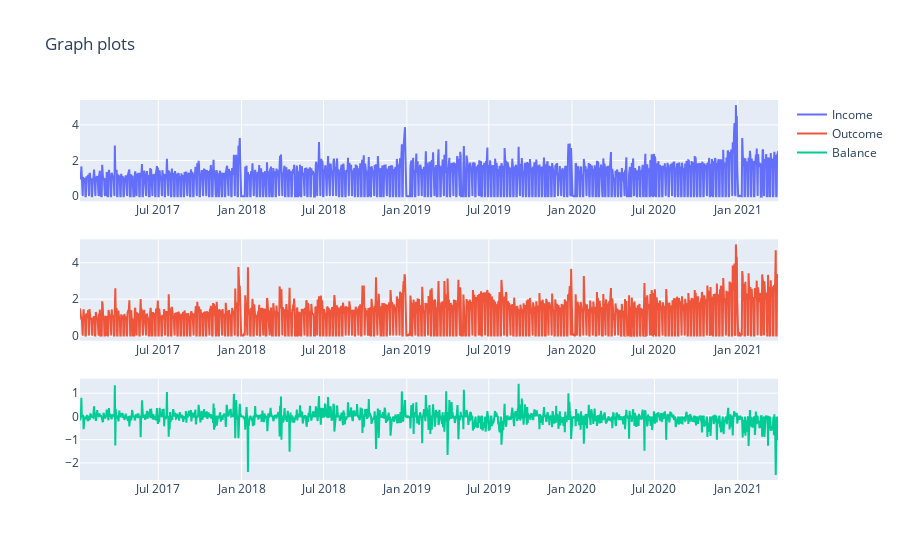

Write notebook code for a chart like this one.
### Code cell
def plotly_df(df, title = ''):

    fig = make_subplots(rows=df.shape[1], cols=1)
    counter = 1
    
    for column in df.columns:
        trace = go.Scatter(
            x = df.index,
            y = df[column],
            mode = 'lines',
            name = column
        )
        fig.add_trace(trace,
                      col=1,
                      row=counter)
        counter += 1

    layout = dict(title = title)
    fig.update_layout(layout)
    iplot(fig, show_link=False)



plotly_df(df, title = "Graph plots")

### Figure 1 — Plotly figure (JSON) as saved in the notebook; plotly's stock layout.template omitted (floating-point values rounded to 4 significant figures; data arrays with more than 128 entries replaced by an {"elided": "..."} marker saying what was removed)
{"data": [{"mode": "lines", "name": "Income", "type": "scatter", "x": {"elided": "1543 str values"}, "xaxis": "x", "y": {"elided": "1543 float values"}, "yaxis": "y"}, {"mode": "lines", "name": "Outcome", "type": "scatter", "x": {"elided": "1543 str values"}, "xaxis": "x2", "y": {"elided": "1543 float values"}, "yaxis": "y2"}, {"mode": "lines", "name": "Balance", "type": "scatter", "x": {"elided": "1543 str values"}, "xaxis": "x3", "y": {"elided": "1543 float values"}, "yaxis": "y3"}], "layout": {"autosize": true, "title": {"text": "Graph plots"}, "xaxis": {"anchor": "y", "autorange": true, "domain": [0, 1], "range": ["2017-01-09", "2021-03-31"], "type": "date"}, "xaxis2": {"anchor": "y2", "autorange": true, "domain": [0, 1], "range": ["2017-01-09", "2021-03-31"], "type": "date"}, "xaxis3": {"anchor": "y3", "autorange": true, "domain": [0, 1], "range": ["2017-01-09", "2021-03-31"], "type": "date"}, "yaxis": {"anchor": "x", "autorange": true, "domain": [0.7333, 1], "range": [-0.2838, 5.393], "type": "linear"}, "yaxis2": {"anchor": "x2", "autorange": true, "domain": [0.3667, 0.6333], "range": [-0.278, 5.281], "type": "linear"}, "yaxis3": {"anchor": "x3", "autorange": true, "domain": [0, 0.2667], "range": [-2.733, 1.627], "type": "linear"}}}
